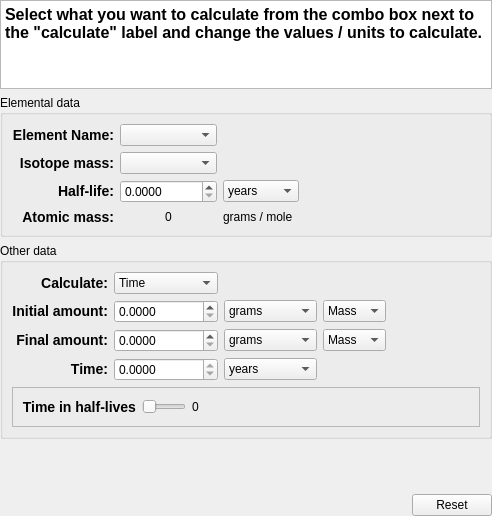
<?xml version="1.0" encoding="UTF-8"?>
<ui version="4.0">
 <class>nuclearCalculator</class>
 <widget class="QWidget" name="nuclearCalculator">
  <property name="geometry">
   <rect>
    <x>0</x>
    <y>0</y>
    <width>492</width>
    <height>516</height>
   </rect>
  </property>
  <layout class="QVBoxLayout" name="verticalLayout_2">
   <property name="margin">
    <number>0</number>
   </property>
   <item>
    <widget class="KTextEdit" name="ktextedit">
     <property name="maximumSize">
      <size>
       <width>16777215</width>
       <height>100</height>
      </size>
     </property>
     <property name="readOnly">
      <bool>true</bool>
     </property>
     <property name="html">
      <string>&lt;span style=&quot; font-size:12pt; font-weight:600;&quot;&gt;Select what you want to calculate from the combo box next to the &quot;calculate&quot; label and change the values / units to calculate.&lt;/span&gt;</string>
     </property>
    </widget>
   </item>
   <item>
    <widget class="QGroupBox" name="groupBox">
     <property name="title">
      <string>Elemental data</string>
     </property>
     <layout class="QGridLayout" name="gridLayout">
      <item row="0" column="0">
       <widget class="QLabel" name="label_11">
        <property name="text">
         <string>&lt;big&gt;&lt;b&gt;Element Name:&lt;/b&gt;&lt;/big&gt;</string>
        </property>
        <property name="alignment">
         <set>Qt::AlignRight|Qt::AlignTrailing|Qt::AlignVCenter</set>
        </property>
       </widget>
      </item>
      <item row="0" column="1">
       <widget class="KComboBox" name="element">
        <property name="toolTip">
         <string>&lt;big&gt;Specify the Element you want to consider&lt;/big&gt;</string>
        </property>
        <property name="whatsThis">
         <string>This box is used to specify the element on which calculation is to be performed.</string>
        </property>
       </widget>
      </item>
      <item row="1" column="0">
       <widget class="QLabel" name="label_12">
        <property name="text">
         <string>&lt;big&gt;&lt;b&gt;Isotope mass:&lt;/b&gt;&lt;/big&gt;</string>
        </property>
        <property name="alignment">
         <set>Qt::AlignRight|Qt::AlignTrailing|Qt::AlignVCenter</set>
        </property>
       </widget>
      </item>
      <item row="1" column="1">
       <widget class="KComboBox" name="isotope">
        <property name="toolTip">
         <string>&lt;big&gt;Specify an isotope of the current element&lt;/big&gt;</string>
        </property>
        <property name="whatsThis">
         <string>This box is used to specify the isotope of the above element on which calculation is performed.</string>
        </property>
       </widget>
      </item>
      <item row="2" column="0">
       <widget class="QLabel" name="label_14">
        <property name="text">
         <string>&lt;big&gt;&lt;b&gt;Half-life:&lt;/b&gt;&lt;/big&gt;</string>
        </property>
        <property name="alignment">
         <set>Qt::AlignRight|Qt::AlignTrailing|Qt::AlignVCenter</set>
        </property>
       </widget>
      </item>
      <item row="2" column="1">
       <widget class="QDoubleSpinBox" name="halfLife">
        <property name="toolTip">
         <string>&lt;big&gt;Specify the half-life of the radioactive isotope&lt;/big&gt;</string>
        </property>
        <property name="whatsThis">
         <string>This box is used to specify the half-life of the above isotope.</string>
        </property>
        <property name="decimals">
         <number>4</number>
        </property>
        <property name="maximum">
         <double>1000000000.000000000000000</double>
        </property>
       </widget>
      </item>
      <item row="2" column="2">
       <widget class="KComboBox" name="halfLife_unit">
        <property name="toolTip">
         <string>&lt;big&gt;The unit of Half-life&lt;/big&gt;</string>
        </property>
        <property name="whatsThis">
         <string>This box is used to specify the unit of half-life, e.g. years, seconds, etc.</string>
        </property>
        <item>
         <property name="text">
          <string>years</string>
         </property>
        </item>
        <item>
         <property name="text">
          <string>seconds</string>
         </property>
        </item>
        <item>
         <property name="text">
          <string>minutes</string>
         </property>
        </item>
        <item>
         <property name="text">
          <string>hours</string>
         </property>
        </item>
        <item>
         <property name="text">
          <string>days</string>
         </property>
        </item>
        <item>
         <property name="text">
          <string>weeks</string>
         </property>
        </item>
       </widget>
      </item>
      <item row="2" column="3">
       <spacer name="horizontalSpacer_2">
        <property name="orientation">
         <enum>Qt::Horizontal</enum>
        </property>
        <property name="sizeHint" stdset="0">
         <size>
          <width>477</width>
          <height>20</height>
         </size>
        </property>
       </spacer>
      </item>
      <item row="3" column="0">
       <widget class="QLabel" name="label">
        <property name="text">
         <string>&lt;big&gt;&lt;b&gt;Atomic mass:&lt;/b&gt;&lt;/big&gt;</string>
        </property>
        <property name="alignment">
         <set>Qt::AlignRight|Qt::AlignTrailing|Qt::AlignVCenter</set>
        </property>
       </widget>
      </item>
      <item row="3" column="1">
       <widget class="QLabel" name="mass">
        <property name="toolTip">
         <string>&lt;big&gt;Atomic mass of the isotope selected&lt;/big&gt;</string>
        </property>
        <property name="whatsThis">
         <string>This label displays the atomic mass of the isotope in grams per mole.</string>
        </property>
        <property name="text">
         <string>0</string>
        </property>
        <property name="alignment">
         <set>Qt::AlignCenter</set>
        </property>
       </widget>
      </item>
      <item row="3" column="2">
       <widget class="QLabel" name="label_2">
        <property name="toolTip">
         <string>&lt;big&gt;The unit of atomic mass&lt;/big&gt;</string>
        </property>
        <property name="text">
         <string>grams / mole</string>
        </property>
       </widget>
      </item>
     </layout>
    </widget>
   </item>
   <item>
    <widget class="QGroupBox" name="groupBox_2">
     <property name="title">
      <string>Other data</string>
     </property>
     <layout class="QVBoxLayout" name="verticalLayout">
      <item>
       <layout class="QGridLayout" name="gridLayout_3">
        <item row="0" column="0">
         <widget class="QLabel" name="label_37">
          <property name="text">
           <string>&lt;big&gt;&lt;b&gt;Calculate:&lt;/b&gt;&lt;/big&gt;</string>
          </property>
          <property name="alignment">
           <set>Qt::AlignRight|Qt::AlignTrailing|Qt::AlignVCenter</set>
          </property>
         </widget>
        </item>
        <item row="0" column="1">
         <widget class="KComboBox" name="mode">
          <property name="toolTip">
           <string>&lt;big&gt;Specify what you want to calculate&lt;/big&gt;</string>
          </property>
          <property name="whatsThis">
           <string>This box is used to decide what you want to calculate, choose among 'Time', 'Initial amount of the substance' and 'Final amount of the substance'.</string>
          </property>
          <property name="currentIndex">
           <number>2</number>
          </property>
          <item>
           <property name="text">
            <string>Initial Amount</string>
           </property>
          </item>
          <item>
           <property name="text">
            <string>Final Amount</string>
           </property>
          </item>
          <item>
           <property name="text">
            <string>Time</string>
           </property>
          </item>
         </widget>
        </item>
        <item row="1" column="0">
         <widget class="QLabel" name="label_69">
          <property name="text">
           <string>&lt;big&gt;&lt;b&gt;Initial amount:&lt;/b&gt;&lt;/big&gt;</string>
          </property>
          <property name="alignment">
           <set>Qt::AlignRight|Qt::AlignTrailing|Qt::AlignVCenter</set>
          </property>
         </widget>
        </item>
        <item row="1" column="1">
         <widget class="QDoubleSpinBox" name="initAmt">
          <property name="toolTip">
           <string>&lt;big&gt;Specify the initial amount of the substance&lt;/big&gt;</string>
          </property>
          <property name="whatsThis">
           <string>This box is used to specify the initial amount of the radioactive substance.</string>
          </property>
          <property name="decimals">
           <number>4</number>
          </property>
          <property name="maximum">
           <double>1000000000.000000000000000</double>
          </property>
         </widget>
        </item>
        <item row="2" column="0">
         <widget class="QLabel" name="label_72">
          <property name="text">
           <string>&lt;big&gt;&lt;b&gt;Final amount:&lt;/b&gt;&lt;/big&gt;</string>
          </property>
          <property name="alignment">
           <set>Qt::AlignRight|Qt::AlignTrailing|Qt::AlignVCenter</set>
          </property>
         </widget>
        </item>
        <item row="2" column="1">
         <widget class="QDoubleSpinBox" name="finalAmt">
          <property name="toolTip">
           <string>&lt;big&gt;Specify the final amount of the substance&lt;/big&gt;</string>
          </property>
          <property name="whatsThis">
           <string>This box is used to specify the final amount of the radioactive substance.</string>
          </property>
          <property name="decimals">
           <number>4</number>
          </property>
          <property name="maximum">
           <double>1000000000.000000000000000</double>
          </property>
         </widget>
        </item>
        <item row="3" column="0">
         <widget class="QLabel" name="label_19">
          <property name="text">
           <string>&lt;big&gt;&lt;b&gt;Time:&lt;/b&gt;&lt;/big&gt;</string>
          </property>
          <property name="alignment">
           <set>Qt::AlignRight|Qt::AlignTrailing|Qt::AlignVCenter</set>
          </property>
         </widget>
        </item>
        <item row="3" column="1">
         <widget class="QDoubleSpinBox" name="time">
          <property name="toolTip">
           <string>&lt;big&gt;Specify the time elapsed here&lt;/big&gt;</string>
          </property>
          <property name="whatsThis">
           <string>This box is used to specify the time after which the initial amount decreases to the final amount.</string>
          </property>
          <property name="readOnly">
           <bool>true</bool>
          </property>
          <property name="decimals">
           <number>4</number>
          </property>
          <property name="maximum">
           <double>1000000000.000000000000000</double>
          </property>
         </widget>
        </item>
        <item row="1" column="3">
         <widget class="KComboBox" name="initAmtType">
          <property name="toolTip">
           <string>&lt;big&gt;The method by which you want to specify mass&lt;/big&gt;</string>
          </property>
          <property name="whatsThis">
           <string>This box can be used to change the mode in which you want to specify the initial amount of the substance, i.e. mass or moles.</string>
          </property>
          <item>
           <property name="text">
            <string>Mass</string>
           </property>
          </item>
          <item>
           <property name="text">
            <string>moles</string>
           </property>
          </item>
         </widget>
        </item>
        <item row="2" column="3">
         <widget class="KComboBox" name="finalAmtType">
          <property name="toolTip">
           <string>&lt;big&gt;Method by which you want to specify the final amount&lt;/big&gt;</string>
          </property>
          <property name="whatsThis">
           <string>This box can be used to change the mode in which you want to specify the final amount of the substance, i.e. mass or moles.</string>
          </property>
          <item>
           <property name="text">
            <string>Mass</string>
           </property>
          </item>
          <item>
           <property name="text">
            <string>moles</string>
           </property>
          </item>
         </widget>
        </item>
        <item row="1" column="5">
         <spacer name="horizontalSpacer_3">
          <property name="orientation">
           <enum>Qt::Horizontal</enum>
          </property>
          <property name="sizeHint" stdset="0">
           <size>
            <width>221</width>
            <height>20</height>
           </size>
          </property>
         </spacer>
        </item>
        <item row="1" column="2">
         <widget class="KComboBox" name="initAmt_unit">
          <property name="toolTip">
           <string>&lt;big&gt;Specify the unit of initial amount of the substance&lt;/big&gt;</string>
          </property>
          <property name="whatsThis">
           <string>This box can be used to specify the units of the initial amount of the substance. e.g. grams, pounds, etc.</string>
          </property>
          <item>
           <property name="text">
            <string>grams</string>
           </property>
          </item>
          <item>
           <property name="text">
            <string>tons</string>
           </property>
          </item>
          <item>
           <property name="text">
            <string>carats</string>
           </property>
          </item>
          <item>
           <property name="text">
            <string>pounds</string>
           </property>
          </item>
          <item>
           <property name="text">
            <string>ounces</string>
           </property>
          </item>
          <item>
           <property name="text">
            <string>troy ounces</string>
           </property>
          </item>
         </widget>
        </item>
        <item row="2" column="2">
         <widget class="KComboBox" name="finalAmt_unit">
          <property name="toolTip">
           <string>&lt;big&gt;Specify the units of the final amount&lt;/big&gt;</string>
          </property>
          <property name="whatsThis">
           <string>This box can be used to specify the units of the final amount of the substance. e.g. grams, pounds, etc.</string>
          </property>
          <item>
           <property name="text">
            <string>grams</string>
           </property>
          </item>
          <item>
           <property name="text">
            <string>tons</string>
           </property>
          </item>
          <item>
           <property name="text">
            <string>carats</string>
           </property>
          </item>
          <item>
           <property name="text">
            <string>pounds</string>
           </property>
          </item>
          <item>
           <property name="text">
            <string>ounces</string>
           </property>
          </item>
          <item>
           <property name="text">
            <string>troy ounces</string>
           </property>
          </item>
         </widget>
        </item>
        <item row="3" column="2">
         <widget class="KComboBox" name="time_unit">
          <property name="toolTip">
           <string>&lt;big&gt;Specify the units for the time elapsed&lt;/big&gt;</string>
          </property>
          <property name="whatsThis">
           <string>This box is used to specify the units of time. e.g. years, seconds, etc.</string>
          </property>
          <item>
           <property name="text">
            <string>years</string>
           </property>
          </item>
          <item>
           <property name="text">
            <string>seconds</string>
           </property>
          </item>
          <item>
           <property name="text">
            <string>minutes</string>
           </property>
          </item>
          <item>
           <property name="text">
            <string>hours</string>
           </property>
          </item>
          <item>
           <property name="text">
            <string>days</string>
           </property>
          </item>
          <item>
           <property name="text">
            <string>weeks</string>
           </property>
          </item>
         </widget>
        </item>
       </layout>
      </item>
      <item>
       <widget class="QFrame" name="time_in_halfLives">
        <property name="frameShape">
         <enum>QFrame::StyledPanel</enum>
        </property>
        <property name="frameShadow">
         <enum>QFrame::Raised</enum>
        </property>
        <layout class="QHBoxLayout" name="horizontalLayout_2">
         <item>
          <widget class="QLabel" name="label_15">
           <property name="text">
            <string>&lt;big&gt;&lt;b&gt;Time in half-lives&lt;/b&gt;&lt;/big&gt;</string>
           </property>
           <property name="alignment">
            <set>Qt::AlignRight|Qt::AlignTrailing|Qt::AlignVCenter</set>
           </property>
          </widget>
         </item>
         <item>
          <widget class="QSlider" name="slider">
           <property name="toolTip">
            <string>&lt;big&gt;Specify the time elapsed by moving the slider&lt;/big&gt;</string>
           </property>
           <property name="whatsThis">
            <string>This slider can be used to specify the time in terms of number of half-lives between 0 half-lives to 10 half-lives.</string>
           </property>
           <property name="maximum">
            <number>100</number>
           </property>
           <property name="orientation">
            <enum>Qt::Horizontal</enum>
           </property>
          </widget>
         </item>
         <item>
          <widget class="QLabel" name="numHalfLives">
           <property name="toolTip">
            <string>&lt;big&gt;The number of half-lives elapsed&lt;/big&gt;</string>
           </property>
           <property name="text">
            <string>0</string>
           </property>
           <property name="alignment">
            <set>Qt::AlignCenter</set>
           </property>
          </widget>
         </item>
         <item>
          <spacer name="horizontalSpacer">
           <property name="orientation">
            <enum>Qt::Horizontal</enum>
           </property>
           <property name="sizeHint" stdset="0">
            <size>
             <width>310</width>
             <height>20</height>
            </size>
           </property>
          </spacer>
         </item>
        </layout>
       </widget>
      </item>
     </layout>
    </widget>
   </item>
   <item>
    <widget class="QLabel" name="error">
     <property name="toolTip">
      <string>Information/Error message</string>
     </property>
     <property name="text">
      <string/>
     </property>
    </widget>
   </item>
   <item>
    <spacer name="verticalSpacer">
     <property name="orientation">
      <enum>Qt::Vertical</enum>
     </property>
     <property name="sizeHint" stdset="0">
      <size>
       <width>20</width>
       <height>40</height>
      </size>
     </property>
    </spacer>
   </item>
   <item>
    <layout class="QHBoxLayout" name="_2">
     <item>
      <spacer name="horizontalSpacer_13">
       <property name="orientation">
        <enum>Qt::Horizontal</enum>
       </property>
       <property name="sizeHint" stdset="0">
        <size>
         <width>40</width>
         <height>20</height>
        </size>
       </property>
      </spacer>
     </item>
     <item>
      <widget class="QPushButton" name="reset">
       <property name="toolTip">
        <string>&lt;big&gt;Reset all values to initial values&lt;/big&gt;</string>
       </property>
       <property name="text">
        <string>Reset</string>
       </property>
      </widget>
     </item>
    </layout>
   </item>
  </layout>
 </widget>
 <customwidgets>
  <customwidget>
   <class>KComboBox</class>
   <extends>QComboBox</extends>
   <header>kcombobox.h</header>
  </customwidget>
  <customwidget>
   <class>KTextEdit</class>
   <extends>QTextEdit</extends>
   <header>ktextedit.h</header>
  </customwidget>
 </customwidgets>
 <resources/>
 <connections/>
</ui>
